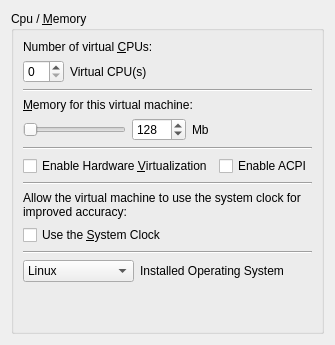
           <widget class="QWidget" name="cpuPage">
            <property name="helpFile" stdset="0">
             <string>cpu-memory.html</string>
            </property>
            <layout class="QVBoxLayout" name="verticalLayout_9">
             <item>
              <widget class="QGroupBox" name="cpuBox">
               <property name="toolTip">
                <string/>
               </property>
               <property name="title">
                <string>Cpu / &amp;Memory</string>
               </property>
               <layout class="QVBoxLayout" name="verticalLayout_3">
                <item>
                 <widget class="QLabel" name="label_3">
                  <property name="text">
                   <string>Number of virtual &amp;CPUs:</string>
                  </property>
                  <property name="buddy">
                   <cstring>cpuSpinBox</cstring>
                  </property>
                 </widget>
                </item>
                <item>
                 <layout class="QFormLayout" name="formLayout_5">
                  <property name="fieldGrowthPolicy">
                   <enum>QFormLayout::AllNonFixedFieldsGrow</enum>
                  </property>
                  <item row="0" column="0">
                   <widget class="QSpinBox" name="cpuSpinBox">
                    <property name="toolTip">
                     <string>Change the number of virtual CPUs your machine has</string>
                    </property>
                   </widget>
                  </item>
                  <item row="0" column="1">
                   <widget class="QLabel" name="label">
                    <property name="toolTip">
                     <string>Change the number of virtual CPUs your machine has</string>
                    </property>
                    <property name="text">
                     <string>Virtual CPU(s)</string>
                    </property>
                    <property name="buddy">
                     <cstring>cpuSpinBox</cstring>
                    </property>
                   </widget>
                  </item>
                 </layout>
                </item>
                <item>
                 <widget class="Line" name="line">
                  <property name="orientation">
                   <enum>Qt::Horizontal</enum>
                  </property>
                 </widget>
                </item>
                <item>
                 <widget class="QLabel" name="label_2">
                  <property name="text">
                   <string>&amp;Memory for this virtual machine:</string>
                  </property>
                  <property name="buddy">
                   <cstring>memorySpinBox</cstring>
                  </property>
                 </widget>
                </item>
                <item>
                 <layout class="QHBoxLayout" name="horizontalLayout_3">
                  <item>
                   <widget class="QSlider" name="memorySlider">
                    <property name="toolTip">
                     <string>&lt;!DOCTYPE HTML PUBLIC &quot;-//W3C//DTD HTML 4.0//EN&quot; &quot;http://www.w3.org/TR/REC-html40/strict.dtd&quot;&gt;
&lt;html&gt;&lt;head&gt;&lt;meta name=&quot;qrichtext&quot; content=&quot;1&quot; /&gt;&lt;style type=&quot;text/css&quot;&gt;
p, li { white-space: pre-wrap; }
&lt;/style&gt;&lt;/head&gt;&lt;body style=&quot; font-size:10pt; font-weight:400; font-style:normal;&quot;&gt;
&lt;p style=&quot; margin-top:0px; margin-bottom:0px; margin-left:0px; margin-right:0px; -qt-block-indent:0; text-indent:0px;&quot;&gt;Change the amount of virtual memory your machine has.&lt;/p&gt;
&lt;p style=&quot; margin-top:0px; margin-bottom:0px; margin-left:0px; margin-right:0px; -qt-block-indent:0; text-indent:0px; font-weight:600;&quot;&gt;WARNING: &lt;span style=&quot; font-weight:400;&quot;&gt;Do not exceed your physical memory limitations - both your virtual and your physical machines must have enough memory to run!&lt;/span&gt;&lt;/p&gt;&lt;/body&gt;&lt;/html&gt;</string>
                    </property>
                    <property name="maximum">
                     <number>4096</number>
                    </property>
                    <property name="singleStep">
                     <number>1</number>
                    </property>
                    <property name="pageStep">
                     <number>128</number>
                    </property>
                    <property name="orientation">
                     <enum>Qt::Horizontal</enum>
                    </property>
                    <property name="tickPosition">
                     <enum>QSlider::NoTicks</enum>
                    </property>
                    <property name="tickInterval">
                     <number>128</number>
                    </property>
                   </widget>
                  </item>
                  <item>
                   <widget class="QSpinBox" name="memorySpinBox">
                    <property name="toolTip">
                     <string>&lt;!DOCTYPE HTML PUBLIC &quot;-//W3C//DTD HTML 4.0//EN&quot; &quot;http://www.w3.org/TR/REC-html40/strict.dtd&quot;&gt;
&lt;html&gt;&lt;head&gt;&lt;meta name=&quot;qrichtext&quot; content=&quot;1&quot; /&gt;&lt;style type=&quot;text/css&quot;&gt;
p, li { white-space: pre-wrap; }
&lt;/style&gt;&lt;/head&gt;&lt;body style=&quot; font-size:10pt; font-weight:400; font-style:normal;&quot;&gt;
&lt;p style=&quot; margin-top:0px; margin-bottom:0px; margin-left:0px; margin-right:0px; -qt-block-indent:0; text-indent:0px;&quot;&gt;Change the amount of virtual memory your machine has.&lt;/p&gt;
&lt;p style=&quot; margin-top:0px; margin-bottom:0px; margin-left:0px; margin-right:0px; -qt-block-indent:0; text-indent:0px; font-weight:600;&quot;&gt;WARNING: &lt;span style=&quot; font-weight:400;&quot;&gt;Do not exceed your physical memory limitations - both your virtual and your physical machines must have enough memory to run!&lt;/span&gt;&lt;/p&gt;&lt;/body&gt;&lt;/html&gt;</string>
                    </property>
                    <property name="minimum">
                     <number>0</number>
                    </property>
                    <property name="maximum">
                     <number>4096</number>
                    </property>
                    <property name="singleStep">
                     <number>1</number>
                    </property>
                    <property name="value">
                     <number>128</number>
                    </property>
                   </widget>
                  </item>
                  <item>
                   <widget class="QLabel" name="label_17">
                    <property name="toolTip">
                     <string>&lt;!DOCTYPE HTML PUBLIC &quot;-//W3C//DTD HTML 4.0//EN&quot; &quot;http://www.w3.org/TR/REC-html40/strict.dtd&quot;&gt;
&lt;html&gt;&lt;head&gt;&lt;meta name=&quot;qrichtext&quot; content=&quot;1&quot; /&gt;&lt;style type=&quot;text/css&quot;&gt;
p, li { white-space: pre-wrap; }
&lt;/style&gt;&lt;/head&gt;&lt;body style=&quot; font-size:10pt; font-weight:400; font-style:normal;&quot;&gt;
&lt;p style=&quot; margin-top:0px; margin-bottom:0px; margin-left:0px; margin-right:0px; -qt-block-indent:0; text-indent:0px;&quot;&gt;Change the amount of virtual memory your machine has.&lt;/p&gt;
&lt;p style=&quot; margin-top:0px; margin-bottom:0px; margin-left:0px; margin-right:0px; -qt-block-indent:0; text-indent:0px; font-weight:600;&quot;&gt;WARNING: &lt;span style=&quot; font-weight:400;&quot;&gt;Do not exceed your physical memory limitations - both your virtual and your physical machines must have enough memory to run!&lt;/span&gt;&lt;/p&gt;&lt;/body&gt;&lt;/html&gt;</string>
                    </property>
                    <property name="text">
                     <string>Mb</string>
                    </property>
                   </widget>
                  </item>
                  <item>
                   <spacer name="horizontalSpacer_2">
                    <property name="orientation">
                     <enum>Qt::Horizontal</enum>
                    </property>
                    <property name="sizeHint" stdset="0">
                     <size>
                      <width>40</width>
                      <height>20</height>
                     </size>
                    </property>
                   </spacer>
                  </item>
                 </layout>
                </item>
                <item>
                 <widget class="Line" name="line_2">
                  <property name="orientation">
                   <enum>Qt::Horizontal</enum>
                  </property>
                 </widget>
                </item>
                <item>
                 <layout class="QHBoxLayout" name="horizontalLayout_25">
                  <item>
                   <widget class="QCheckBox" name="virtCheckBox">
                    <property name="toolTip">
                     <string>Hardware virtualization will allow your machine to run at near-hardware speeds. This uses either KVM or KQEMU if available.</string>
                    </property>
                    <property name="text">
                     <string>Enable Hardware &amp;Virtualization</string>
                    </property>
                   </widget>
                  </item>
                  <item>
                   <widget class="QCheckBox" name="acpiCheck">
                    <property name="toolTip">
                     <string>ACPI support allows QtEmu to tell the machine to shut down gracefully, among other things. It is reccommended.</string>
                    </property>
                    <property name="text">
                     <string>Enable ACPI</string>
                    </property>
                   </widget>
                  </item>
                 </layout>
                </item>
                <item>
                 <widget class="Line" name="line_8">
                  <property name="orientation">
                   <enum>Qt::Horizontal</enum>
                  </property>
                 </widget>
                </item>
                <item>
                 <widget class="QLabel" name="label_14">
                  <property name="toolTip">
                   <string/>
                  </property>
                  <property name="text">
                   <string>Allow the virtual machine to use the system clock for improved accuracy:</string>
                  </property>
                  <property name="wordWrap">
                   <bool>true</bool>
                  </property>
                 </widget>
                </item>
                <item>
                 <widget class="QCheckBox" name="timeCheck">
                  <property name="toolTip">
                   <string>This uses the host Real Time Clock for timing events, and should speed up accelerated drivers performance.</string>
                  </property>
                  <property name="text">
                   <string>Use the &amp;System Clock</string>
                  </property>
                 </widget>
                </item>
                <item>
                 <widget class="Line" name="line_10">
                  <property name="orientation">
                   <enum>Qt::Horizontal</enum>
                  </property>
                 </widget>
                </item>
                <item>
                 <layout class="QFormLayout" name="formLayout">
                  <property name="fieldGrowthPolicy">
                   <enum>QFormLayout::AllNonFixedFieldsGrow</enum>
                  </property>
                  <item row="0" column="0">
                   <widget class="QComboBox" name="osCheck">
                    <property name="enabled">
                     <bool>true</bool>
                    </property>
                    <property name="toolTip">
                     <string>Change the guest operating system QtEmu tries to interoperate with. This option does not yet have any effect.</string>
                    </property>
                    <item>
                     <property name="text">
                      <string>Linux</string>
                     </property>
                    </item>
                    <item>
                     <property name="text">
                      <string>Windows 98</string>
                     </property>
                    </item>
                    <item>
                     <property name="text">
                      <string>Windows 2000</string>
                     </property>
                    </item>
                    <item>
                     <property name="text">
                      <string>Windows XP</string>
                     </property>
                    </item>
                    <item>
                     <property name="text">
                      <string>Windows Vista</string>
                     </property>
                    </item>
                    <item>
                     <property name="text">
                      <string>ReactOS</string>
                     </property>
                    </item>
                    <item>
                     <property name="text">
                      <string>BSD</string>
                     </property>
                    </item>
                    <item>
                     <property name="text">
                      <string>Other</string>
                     </property>
                    </item>
                   </widget>
                  </item>
                  <item row="0" column="1">
                   <widget class="QLabel" name="label_15">
                    <property name="enabled">
                     <bool>true</bool>
                    </property>
                    <property name="text">
                     <string>Installed Operating System</string>
                    </property>
                    <property name="buddy">
                     <cstring>osCheck</cstring>
                    </property>
                   </widget>
                  </item>
                 </layout>
                </item>
                <item>
                 <spacer name="verticalSpacer_3">
                  <property name="orientation">
                   <enum>Qt::Vertical</enum>
                  </property>
                  <property name="sizeHint" stdset="0">
                   <size>
                    <width>20</width>
                    <height>40</height>
                   </size>
                  </property>
                 </spacer>
                </item>
               </layout>
              </widget>
             </item>
            </layout>
           </widget>
